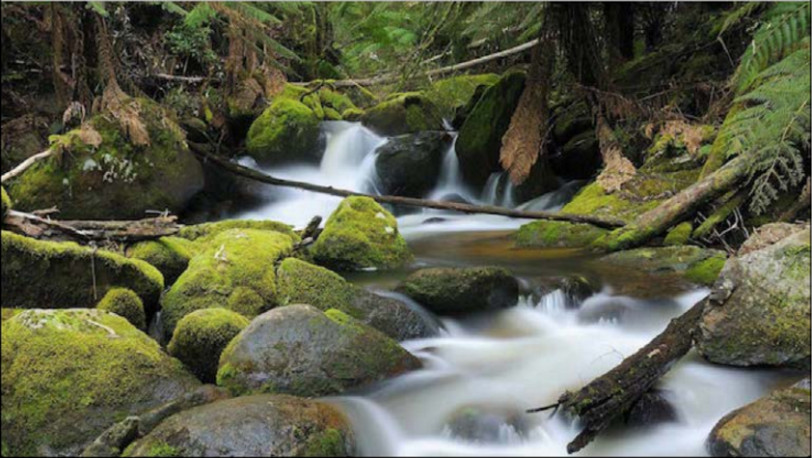
#> input picture 5주차/input.jpg, 812 x 458 px; the run also reads 1 picture not shown here
$ jupyter execute --allow-errors Week5.ipynb   (shell and % lines are left out)
#> lines starting #> are read from the running program, lines starting #| are printed output that depends on the picture
# <font style="color:rgb(50,120,229)">Python, OpenCV 설치 </font>

### <font style="color:rgb(50,120,229)">Installing OpenCV from prebuilt binaries</font>

https://docs.opencv.org/master/d5/de5/tutorial_py_setup_in_windows.html

Below Python packages are to be downloaded and installed to their default locations.
1. download and install Python 3.x : https://www.python.org/downloads/
2. Numpy package (for example, using pip install numpy command).
3. Matplotlib (pip install matplotlib) (Matplotlib is optional, but recommended since we use it a lot in our tutorials).
4. opencv (for example, pip install opencv-python)

Open Python IDLE and type following codes in Python terminal.
``` python
>>> import cv2 as cv
>>> print( cv.__version__ )
```
If the results are printed out without any errors, congratulations !!! You have installed OpenCV-Python successfully.We have already discussed about how an image is formed and how it is stored. In this module, we will dive into the code and check out what are the functions available in OpenCV for manipulating images.

# <font style="color:rgb(50,120,229)">Overview </font>

We have already discussed about how an image is formed and how it is stored. In this module, we will dive into the code and check out what are the functions available in OpenCV for manipulating images.

We will cover the following:
1. Image I/O - Read, Write & Display an image
2. Image Properties - color, channels, shape, image structure
3. Creating new images, accessing pixels and region of interest (ROI)

# <font style="color:rgb(50,120,229)">Import Libraries</font>

[cell 1]
# Import libraries
import cv2
import numpy as np
import matplotlib.pyplot as plt

[cell 2]
import matplotlib
matplotlib.rcParams['figure.figsize'] = (6.0, 6.0)
matplotlib.rcParams['image.cmap'] = 'gray'

# <font style="color:rgb(50,120,229)">Reading an Image</font>
OpenCV allows reading different types of images (JPG, PNG, etc). You can load grayscale images colour images or you can also load images with Alpha channel (Alpha channel will be discussed in a later section). It uses the [**`imread`**](https://docs.opencv.org/4.1.0/d4/da8/group__imgcodecs.html#ga288b8b3da0892bd651fce07b3bbd3a56) function which has the following syntax:

### <font style="color:rgb(8,133,37)">Function Syntax </font>
``` python
retval	=	cv2.imread(	filename[, flags]	)
```

It has **2 arguments**:

1. `retval` is the image if it is successfully loaded. Otherwise it is `None`. This may happen if the filename is wrong or the file is corrupt.
2. `Path of the image file`: This can be an **absolute** or **relative** path. This is a **mandatory argument**.
3. `Flags`: These flags are used to read an image in a particular format (for example, grayscale/color/with alpha channel). This is an **optional argument** with a default value of `cv2.IMREAD_COLOR` or `1` which loads the image as a color image.

Before we proceed with some examples, let's also have a look at the `flags` available.

**Flags**
1. **`cv2.IMREAD_GRAYSCALE`** or **`0`**: Loads image in grayscale mode
2. **`cv2.IMREAD_COLOR`** or **`1`**: Loads a color image. Any transparency of image will be neglected. It is the default flag.
3. **`cv2.IMREAD_UNCHANGED`** or **`-1`**: Loads image as such including alpha channel.

Let us load this image and discuss further

[cell 3]
img = cv2.imread('./input.jpg')  # PC에서 작업할 때
#> img is the input picture: shape (458, 812, 3); mean B, G, R 72.5, 93.3, 91.1

# Google Drive에서 작업할 때
# from google.colab import drive
# drive.mount('/gdrive', force_remount=True)  # 마운트 필요.
# DATA_PATH = '/gdrive/My Drive/Lecture_2020/Improc/Lecture_JupyterNotebook/1_Basics+GeometricTransform/images/'
# img = cv2.imread(DATA_PATH + 'input.jpg')

plt.imshow(img)  # matplotlib으로 show
#plt.title('input image')  # matplotlib으로 show할 때 title찍으려면

# cv2.imshow('Input image', img)  # opencv로 show
# cv2.waitKey()

[cell 4]
b,g,r=cv2.split(img)  # openCV는 기본이 b,g,r순서
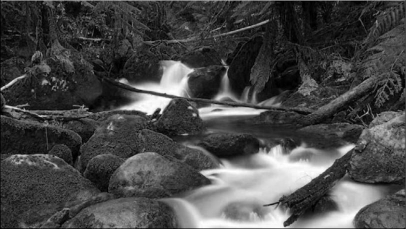
#> b: shape (458, 812) (shown at 1/2 size); min 0, max 255, mean 72.5
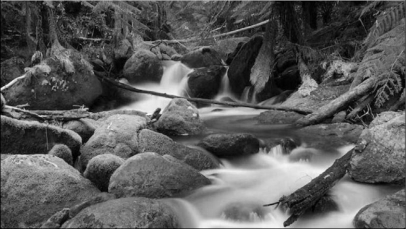
#> r: shape (458, 812) (shown at 1/2 size); min 0, max 254, mean 91.1
img_rgb = cv2.merge([r, g, b])
plt.title('Input Image (20201234)')
plt.imshow(img_rgb)   # matplotlib는 기본이 r,g,b순서
plt.show()

[cell 5]
plt.imshow(img[:,:,::-1])  # 이렇게 해도 됨..... 간단하지요

[cell 6]
# Read image in Grayscale format
testImage = cv2.imread('./number_zero.jpg', cv2.IMREAD_GRAYSCALE) # PC에서 읽을 때
# 구글 드라이브에서 읽을 때
# testImage = cv2.imread(DATA_PATH + 'number_zero.jpg', cv2.IMREAD_GRAYSCALE)

print(testImage)
#| [[  1   0   3   0   3   0   3   2   4   2   0]
#|  [  0   1   0   3   3 253 253   0   0   2   1]
#|  [  0   0   8   0 249 255 255 253  71   1   5]
#|  [  3   0   2 251 255   2   0 253 254   0   2]
#|  [  1   5   0 252   4   0   3   0 255   4   0]
#|  [  0   0   2 255   0   0   0   3 253   0   4]
#> (further printed lines are left out)
plt.imshow(testImage)
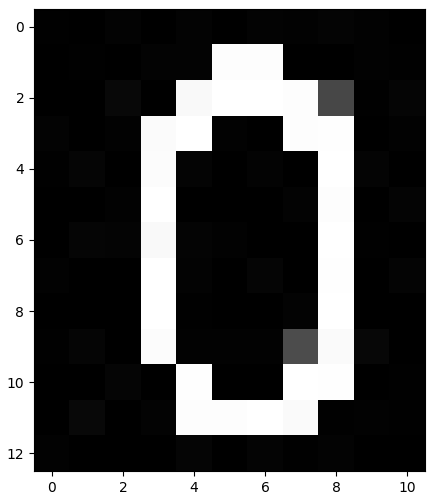
#> figure drawn by matplotlib, 1 panel

We print the 2-dimensional array to see what the image is. You can make out that the image signifies a `0`.

## <font style="color:rgb(50,120,229)">Intensity </font>
The values printed above are the intensity values of each pixel.

**0 means black pixel and as the value increases, it moves towards white. A value of 255 is a white pixel.**

## <font style="color:rgb(50,120,229)">Image Properties</font>

[cell 7]
print("Data type = {}".format(testImage.dtype))
#| Data type = uint8
print("Object type = {}".format(type(testImage)))
#| Object type = <class 'numpy.ndarray'>
print("Image Dimensions = {}".format(testImage.shape))
#| Image Dimensions = (13, 11)

The following observations can be made:
1. The datatype of the loaded image is **unsigned int and the depth is 8 bit**
1. The image is just a 2-dimesional numpy array with values ranging from **0 to 255**.
1. The size or resolution is **13x11** which means **height=13 and witdh=11**. In other words, it has **13 rows and 11 columns**.

#### <font style = "color:rgb(200,0,0)">NOTE</font>
It should be kept in mind that in OpenCV, size is represented as a tuple of `widthxheight` or `#columnsX#rows`. But in numpy, the shape method returns size as a tuple of `heightxwidth`.

# <font style="color:rgb(50,120,229)">Manipulating Pixels</font>
So, we know that the grayscale image is simply a 2-D array. So, all operations supported on arrays should be available for working with images. Let us start by doing some pixel level manipulations. We will see how to access a particular pixel and modify it.

## <font style="color:rgb(50,120,229)">Accessing Pixels</font>
In the above testImage, we saw that the first pixel has a value of 1. Let us check it.

Since this is a numpy array, we have zero-based indexing and we can access the first element using the index (0,0).

[cell 8]
print(testImage[0,0])
#| 1

#### <font style = "color:rgb(200,0,0)">NOTE on indexing</font>

As mentioned earlier, since matrices are numpy arrays, the first index will be the `row number` and second index is `column number`. This leads to a lot of confusion since we think of pixels in terms of `(x,y)` or `(column,row)` coordinates and not `(row,column)`

For example, to access the element at `4th row` and `5th column`, we should use `img[3,4]`. But as we will see in Image annotation section, we will deal with points which are represented as `(x,y)` and thus, the coordinates will be `(4,3)`.

## <font style="color:rgb(50,120,229)">Modifying pixel values</font>
Similarly for modifying the value of a pixel, we can simply assign the value to the pixel.

Let's change the value of the first element and check if the image is updated.

[cell 9]
testImage[0,0]=200
print(testImage)
#| [[200   0   3   0   3   0   3   2   4   2   0]
#|  [  0   1   0   3   3 253 253   0   0   2   1]
#|  [  0   0   8   0 249 255 255 253  71   1   5]
#|  [  3   0   2 251 255   2   0 253 254   0   2]
#|  [  1   5   0 252   4   0   3   0 255   4   0]
#|  [  0   0   2 255   0   0   0   3 253   0   4]
#> (further printed lines are left out)

# <font style="color:rgb(50,120,229)">Manipulating Group of Pixels</font>
So, now we know how to manipulate individual pixels. But what about a region or group of pixels? It can be done using range based indexing available in python.

Let is try to access the values of a region and name it `test_roi`. ( *ROI is an abbreviation for Region of Interest* )

## <font style="color:rgb(50,120,229)">Access a region</font>

[cell 10]
test_roi = testImage[0:2,0:4]
#> test_roi = [[200, 0, 3, 0], [0, 1, 0, 3]]
print("Original Matrix\n{}\n".format(testImage))
#| Original Matrix
#| [[200   0   3   0   3   0   3   2   4   2   0]
#|  [  0   1   0   3   3 253 253   0   0   2   1]
#|  [  0   0   8   0 249 255 255 253  71   1   5]
#|  [  3   0   2 251 255   2   0 253 254   0   2]
#|  [  1   5   0 252   4   0   3   0 255   4   0]
#> (further printed lines are left out)
print("Selected Region\n{}\n".format(test_roi))
#| Selected Region
#| [[200   0   3   0]
#|  [  0   1   0   3]]

## <font style="color:rgb(50,120,229)">Modifying a region</font>
Modifying a region is also straightforward.

[cell 11]
testImage[0:2,0:4] = 111
print("Modified Matrix\n{}\n".format(testImage))
#| Modified Matrix
#| [[111 111 111 111   3   0   3   2   4   2   0]
#|  [111 111 111 111   3 253 253   0   0   2   1]
#|  [  0   0   8   0 249 255 255 253  71   1   5]
#|  [  3   0   2 251 255   2   0 253 254   0   2]
#|  [  1   5   0 252   4   0   3   0 255   4   0]
#> (further printed lines are left out)

# <font style="color:rgb(50,120,229)">Displaying an Image</font>
In the previous section, we printed out the Image matrix and were able to make out what the image was. However, this is not the correct way to visualize images as it wont be possible to print large arrays and make out anything.

Let's see how we should display the images so that it looks more familiar!

We can use two functions for displaying an image.

### <font style = "color:rgb(200,0,0)">NOTE </font>

One important thing to note while displaying images is the datatype of the image. The display functions expect the images to be in the following format.
1. If the image is in float data type, then the range of values should be between 0 and 1.
1. If the image is in int data type, then the range of values should be between 0 and 255.

Keep this in mind to avoid undesirable outputs while displaying the images.

## <font style="color:rgb(50,120,229)">1. Matplotlib's imshow</font>
This function will be used when we want to display the image in Jupyter Notebook.

### <font style = "color:rgb(8,133,37)">Function Syntax</font>

```Python:
None	=	plt.imshow( mat )
```
**Parameters**
- **`mat`** - Image to be displayed.

This function takes a many arguments but has only 1 mandatory argument. You can have a look at the [documentation](https://matplotlib.org/3.1.0/api/_as_gen/matplotlib.pyplot.imshow.html) to see what are the other arguments available.

[cell 12]
plt.imshow(testImage)
plt.colorbar()
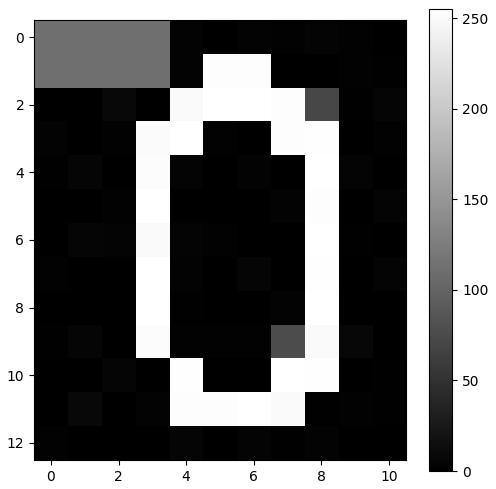
#> figure drawn by matplotlib, 2 panels

# <font style="color:rgb(50,120,229)">Write the Image to Disk</font>
In most cases, you would want to save the output of your application. We do this using the [**`imwrite`**](https://docs.opencv.org/4.1.0/d4/da8/group__imgcodecs.html#gabbc7ef1aa2edfaa87772f1202d67e0ce) function.

### <font style = "color:rgb(8,133,37)">Function Syntax</font>
```Python:
retval	=	cv2.imwrite(	filename, img [, params]	)
```
**Parameters**
- **filename** - String providing the relative or absolute path where the image should be saved.
- **img** - Image matrix to be saved.
- **params** - Additional information, like specifying the JPEG compression quality etc. Check the full list [**here**](https://docs.opencv.org/4.1.0/d4/da8/group__imgcodecs.html#ga292d81be8d76901bff7988d18d2b42ac)

[cell 13]
cv2.imwrite("test.jpg",testImage)  # PC에서 저장
#> Out = True

# 구글 드라이브에 저장
# cv2.imwrite(DATA_PATH + 'test.jpg', testImage)

We can see that the above function call returned True which indicates that the file was successfuly saved. Let's check it using the `ls` magic command available in Jupyter Notebook.

# <font style="color:rgb(50,120,229)">Color Images</font>
In the previous section, we saw how an image is represented as a 2D Matrix. In this section, we will see how to load color images and discuss a few important points related to color images.

Let us load a different image this time.

[cell 14]
# Path of the image to be loaded
# Here we are supplying a relative path
imagePath = "./musk.jpg"  # PC
# imagePath = DATA_PATH + 'musk.jpg'  # Google Drive

# Read the image
img = cv2.imread(imagePath)
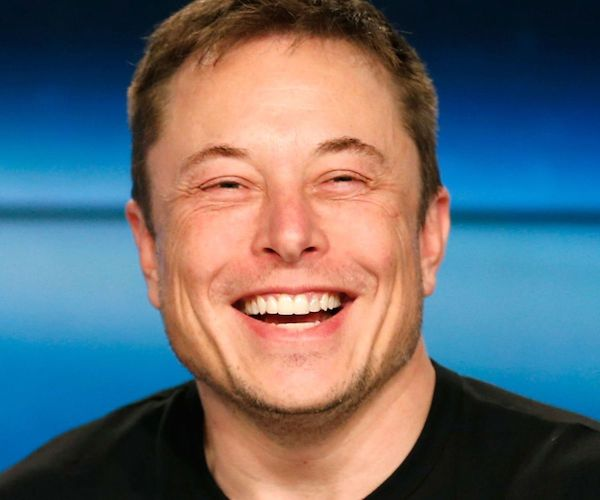
#> input picture 5주차/musk.jpg, 600 x 500 px
#> img is the input picture: shape (500, 600, 3); mean B, G, R 112.1, 105.5, 100.1
print("image Dimension ={}".format(img.shape))
#| image Dimension =(500, 600, 3)

There are a a few things to note here :

1. The image in this case has 3 dimensions.
1. The third dimension indicates the number of channels in an image. For most images, this number is 3 ( namely R,G,B ). In some cases, there may be an additional channel (called alpha channel) which contains transparency information of the pixels - More on this later!

# <font style="color:rgb(50,120,229)">Image Channels</font>
As mentioned above, the color image consists of multiple channels. Each channel itself is a grayscale image. **`The combination of intensity values of the three channels gives the color that is displayed on the screen`**. There are many color spaces used in practice and we will discuss some of them in the later sections. Let us have a brief look at the most popular color space - the RGB color space.

In OpenCV, the order of channels R, G and B is reverse. i.e. In the image matrix, the Blue channel is indexed first, followed by the Green Channel and finally the Red Channel.

### <font style = "color:rgb(8,133,37)">Display the image</font>

[cell 15]
# 이상하게 보임.   OpenCV는 BGR로 읽고 matplotlib는 RGB로 show
plt.imshow(img)

#### <font style = "color:rgb(200,0,0)">Important!</font>

Did you notice anything weird about the color here? This is because OpenCV uses **BGR** format by default whereas Matplotlib assumes the image to be in **RGB** format. This can be fixed by either

* converting the image to RGB colorspace using **`cv2.cvtColor(img, cv2.COLOR_BGR2RGB)`** or
* reverse the order of channels - **`plt.imshow(img[:,:,::-1])`** swaps the 1st and 3rd channel.

[cell 16]
# Convert BGR to RGB colorspace
imgRGB = cv2.cvtColor(img,cv2.COLOR_BGR2RGB)
plt.imshow(imgRGB)

[cell 17]
# We can also use the following - It will reverse the order of the 3rd dimension i.e. channels
plt.imshow(img[:,:,::-1])  # BGR을 RGB로 바꾼 후 show

Let us access the 3 channels and display the gray scale images in each channel

[cell 18]
# Show the channels
plt.figure(figsize=[20,5])

plt.subplot(131);plt.imshow(img[:,:,0]);plt.title("Blue Channel");
plt.subplot(132);plt.imshow(img[:,:,1]);plt.title("Green Channel");
plt.subplot(133);plt.imshow(img[:,:,2]);plt.title("Red Channel");
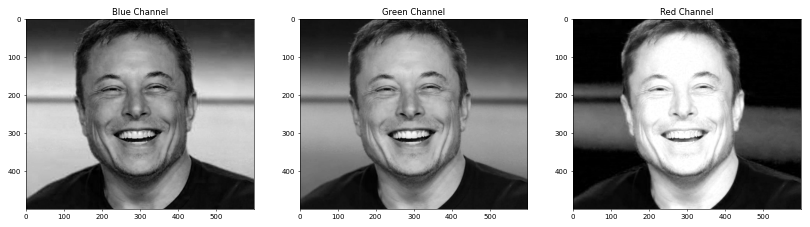
#> figure drawn by matplotlib, 3 panels

#### <font style = "color:rgb(8,133,37)">Observation </font>
We had already mentioned that a white pixel means a high intensity value. If you look at the channels closely and compare them with the original image, you should be able to make out the following observations:
1. We can see in the original image that the background is blue in color. Thus, the blue channel is also having higher intensity values for the bakground, whereas the red channel is almost black for the background.
1. The face is reddish in color and thus, the red channel has very high values in the face region, while the other channels are a bit lower.
1. There is a greenish tint in the original image which is also reflected in the Green channel

This kind of information extraction can be very useful if you want to build basic applications which take decisions based on color ( more so, using specific color channel )

# <font style="color:rgb(50,120,229)">Splitting and Merging channels </font>
An alternate way of working with the individual channels is using split and merge. We can access the channels using an opencv function `cv2.split()` and merge them into a color image using `cv2.merge()`. Let us have a look at how it is done.

[cell 19]
# Split the image into the B,G,R components
b,g,r = cv2.split(img)
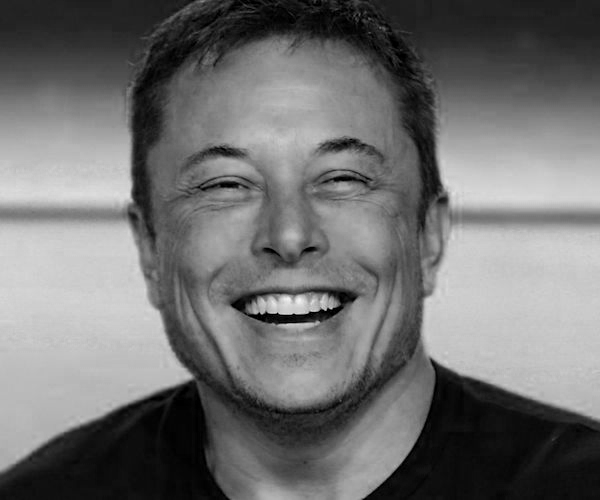
#> b: shape (500, 600); min 0, max 243, mean 112.1
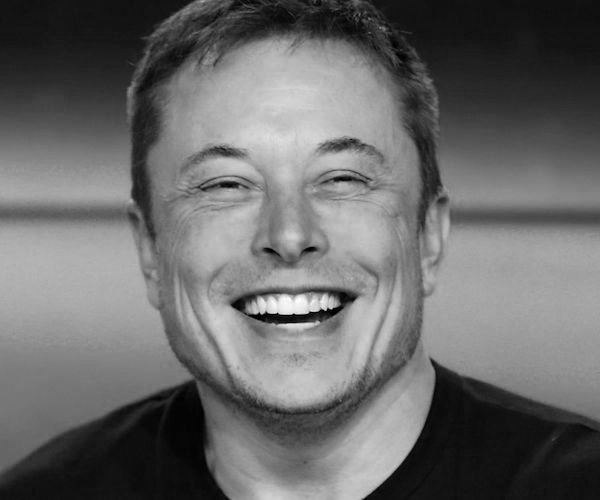
#> g: shape (500, 600); min 0, max 255, mean 105.5
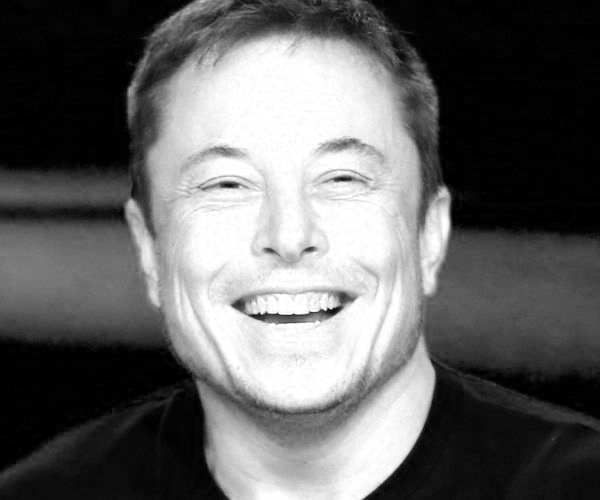
#> r: shape (500, 600); min 0, max 255, mean 100.1

# Show the channels
plt.figure(figsize=[20,5])
plt.subplot(141);plt.imshow(b);plt.title("Blue Channel");
plt.subplot(142);plt.imshow(g);plt.title("Green Channel");
plt.subplot(143);plt.imshow(r);plt.title("Red Channel");

# Merge the individual channels into a BGR image
imgMerged = cv2.merge((b,g,r))
# Show the merged output
plt.subplot(144);plt.imshow(imgMerged[:,:,::-1]);plt.title("Merged Output");

# <font style="color:rgb(50,120,229)">Manipulating Color Pixels</font>

We saw how to access and modify individual pixels for a grayscale image. The same does not hold for color images. As we discussed, the color image has 3 channels, when we access a pixel, we get a tuple/array of values from the 3 channels. Similarly, we need to specify a tuple for changing the values in the color image.

Let us load the grayscale image in color. Note that it still looks the same( black and white ) since all the channels contain the same values.

[cell 20]
imagePath = "./number_zero.jpg"  # PC
# imagePath = DATA_PATH + 'number_zero.jpg'  # Google Drive
testImage = cv2.imread(imagePath,1)
plt.imshow(testImage)

## <font style="color:rgb(50,120,229)">Access Color pixel</font>

[cell 21]
print(testImage[0,0])
#| [1 1 1]

You can see that the intensity value now has 3 elements - one for each channel

## <font style="color:rgb(50,120,229)">Modify Pixels</font>

Let us change the pixel at
- location [0,0] to Yellow ( It is a mixture of Red and Green )
- location [1,1] to Cyan ( It is a mixture of Blue and Green )
- location [2,2] to Magenta ( It is a mixture of Blue and Red )

[cell 22]
plt.figure(figsize=[20,20])

testImage[0,0] = (0,255,255)
plt.subplot(131);plt.imshow(testImage[:,:,::-1])

testImage[1,1] = (255,255,0)
plt.subplot(132);plt.imshow(testImage[:,:,::-1])

testImage[2,2] = (255,0,255)
plt.subplot(133);plt.imshow(testImage[:,:,::-1])
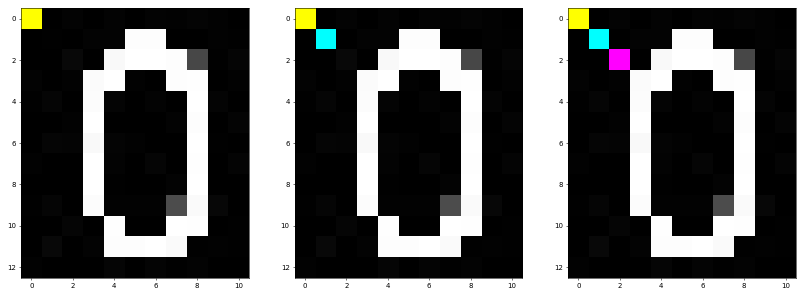
#> figure drawn by matplotlib, 3 panels

## <font style="color:rgb(50,120,229)">Modify Region of Interest</font>
Similar to above, we will change the pixels at specific regions as given below. The code is self-explanatory.

[cell 23]
testImage[0:3,0:3] = (255,0,0)
testImage[3:6,0:3] = (0,255,0)
testImage[6:9,0:3] = (0,0,255)

plt.imshow(testImage[:,:,::-1])
#> (the rest of the program and of its run is left out)
